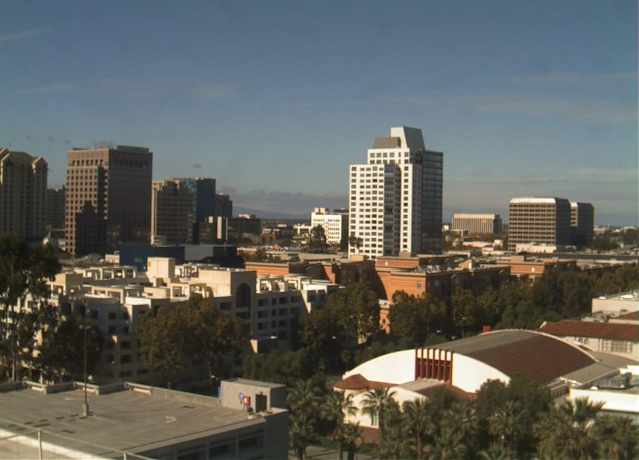
#> input picture images/daytime.jpg, 639 x 460 px, found by its file name; the run also reads 1 picture not shown here
$ python canny_detector.py
#> lines starting #> are read from the running program, lines starting #| are printed output that depends on the picture; after the words box and inside, x2 and y2 are one past the last pixel; in counts of white or black regions, pixels touching at a corner belong together
import cv2
import numpy as np
from cv2.ximgproc import anisotropicDiffusion

def increase_brightness(img, value=30):
    hsv = cv2.cvtColor(img, cv2.COLOR_BGR2HSV)
    h, s, v = cv2.split(hsv)

    lim = 255 - value
    v[v > lim] = 255
    v[v <= lim] += value

    final_hsv = cv2.merge((h, s, v))
    img = cv2.cvtColor(final_hsv, cv2.COLOR_HSV2BGR)
    return img

day_img_path = "./images/daytime.jpg"
night_img_path = "./images/nighttime.jpg"

day_img = cv2.imread(day_img_path)  # Read image
#> day_img is the input picture: shape (460, 639, 3); mean B, G, R 95.2, 99.9, 98.3
night_img = cv2.imread(night_img_path)  # Read image
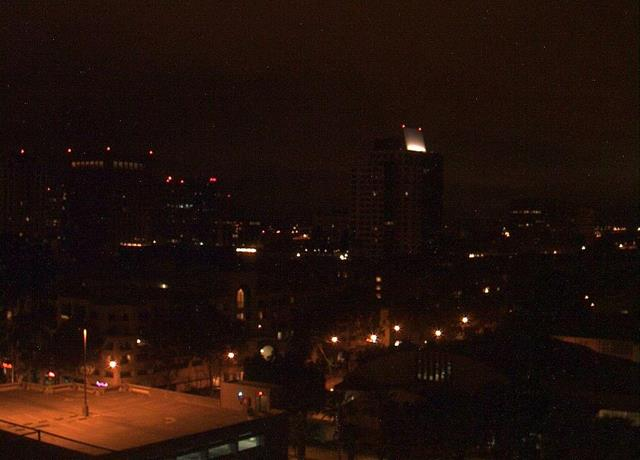
#> input picture images/nighttime.jpg, 640 x 460 px, found by its file name
#> night_img is the input picture: shape (460, 640, 3); mean B, G, R 10.4, 16.2, 32.8

# Setting parameter values
t_lower_default = 50  # Lower Threshold
t_upper_default = 150  # Upper threshold

# Applying the Canny Edge filter
day_edge_map = cv2.Canny(day_img, t_lower_default, t_upper_default)
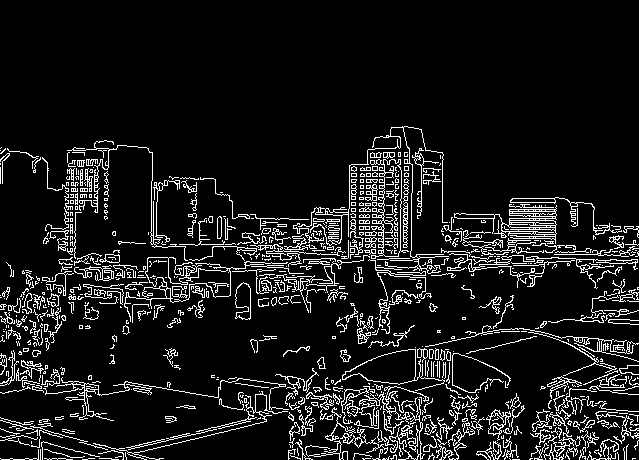
#> day_edge_map: shape (460, 639); 9.7% white in thin lines or dots, all inside (x1, y1, x2, y2) = (0, 126, 639, 460)
night_edge_map = cv2.Canny(night_img, t_lower_default, t_upper_default)
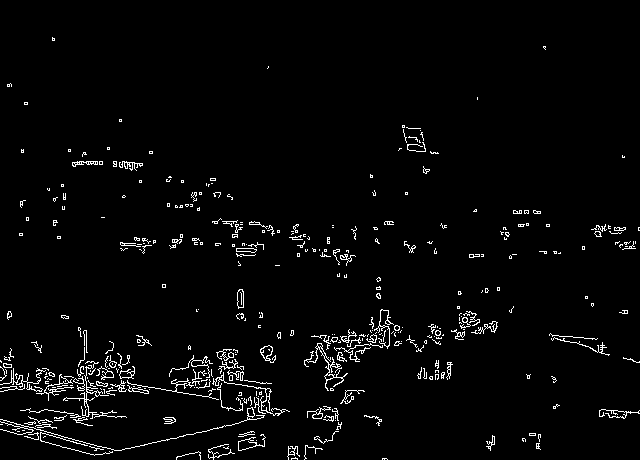
#> night_edge_map: shape (460, 640); 2.9% white in thin lines or dots
# [15 lines of commented-out code are left out]
enh_night_img_path = "./images/nighttime_enhanced.jpg"
enh_night_img = cv2.imread(enh_night_img_path)
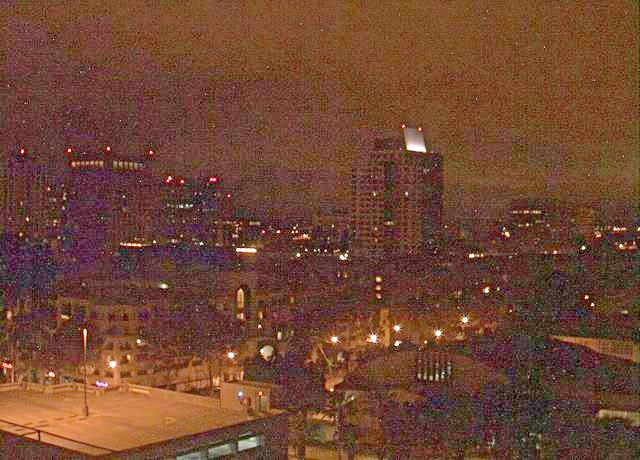
#> input picture images/nighttime_enhanced.jpg, 640 x 460 px, found by its file name
#> enh_night_img is the input picture: shape (460, 640, 3); mean B, G, R 50.6, 70.3, 113.4
# [36 lines of commented-out code are left out]
sharp_night_img_path = "./SwinIR/results/swinir_color_dn_noise25/nighttime_enhanced_SwinIR.png"
sharp_night_img = cv2.imread(sharp_night_img_path)
# resized = cv2.resize(sharp_night_img, (640,460), interpolation = cv2.INTER_AREA)
t_lower_night = 15 # Lower Threshold
t_upper_night = 25 # Upper threshold
n_edge_map = cv2.Canny(sharp_night_img, t_lower_night, t_upper_night)
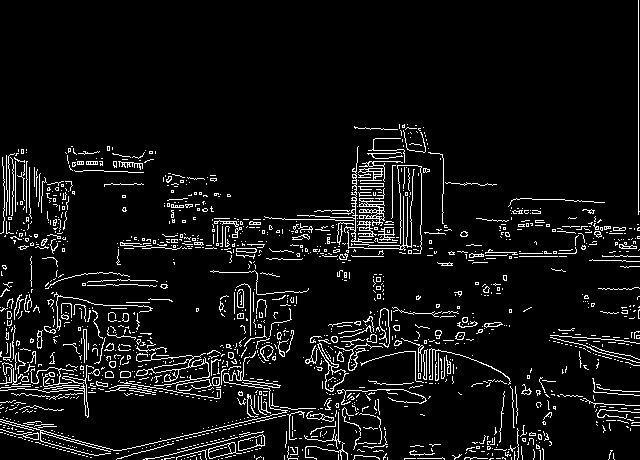
#> n_edge_map: shape (460, 640); 6.9% white in thin lines or dots

cv2.imshow('Daytime Edge Map', day_edge_map)
# [5 lines of commented-out code are left out]
cv2.imshow('Enhanced Nighttime Edge Map', n_edge_map)
cv2.waitKey(0)
cv2.destroyAllWindows()
